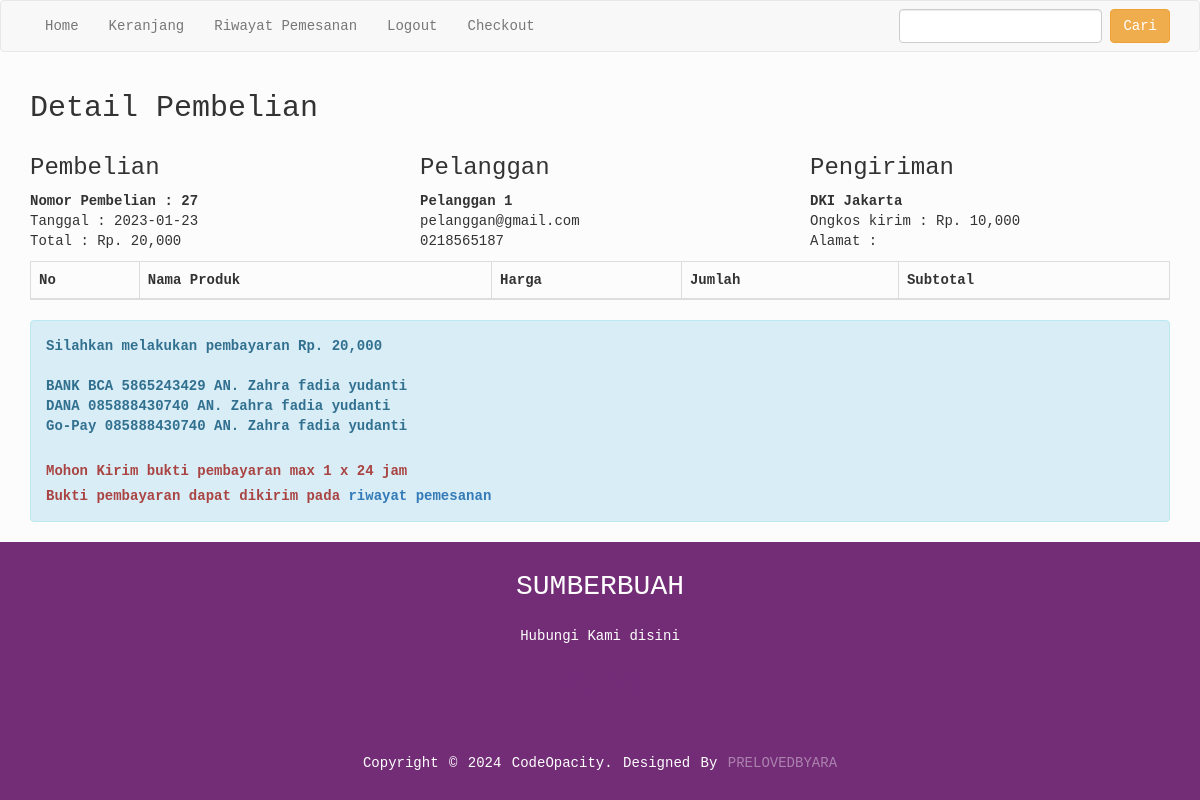
Page /nota.php?id=27 (signed in) on the committed database.
### tables this page shows
CREATE TABLE `pemesanan` (
  `id_pembelian` int(11) NOT NULL,
  `id_pelanggan` int(11) NOT NULL,
  `id_ongkir` int(11) NOT NULL,
  `tanggal_pemesanan` date NOT NULL,
  `total_pemesanan` int(11) NOT NULL,
  `nama_kota` varchar(15) NOT NULL,
  `tarif` int(11) NOT NULL,
  `alamat_pengiriman` text NOT NULL,
  `status_pemesanan` varchar(50) NOT NULL DEFAULT 'pending'
);

CREATE TABLE `pelanggan` (
  `id_pelanggan` int(11) NOT NULL,
  `email_pelanggan` varchar(50) NOT NULL,
  `password_pelanggan` varchar(15) NOT NULL,
  `nama_pelanggan` varchar(50) NOT NULL,
  `telepon_pelanggan` varchar(15) NOT NULL,
  `alamat_pelanggan` text NOT NULL
);

### nota.php (the view, shortened to what this page needs)
<?php
include 'koneksi.php';
?>
<!DOCTYPE html>
<html>
<head>
	<link rel="stylesheet" href="admin/assets/css/bootstrap.css">
</head>
<body style="font-family: monospace;">
<?php include 'menu.php'; ?>
<section class="konten">
	<div class="container">
		<h2>Detail Pembelian</h2>
<?php
$ambil = $koneksi->query("SELECT * FROM pemesanan JOIN pelanggan ON pemesanan.id_pelanggan=pelanggan.id_pelanggan WHERE pemesanan.id_pembelian='$_GET[id]'");
$detail = $ambil->fetch_assoc();
?>
<div class="row">
	<div class="col-md-4">
		<h3>Pembelian</h3>
		<strong>Nomor Pembelian : <?php echo $detail['id_pembelian'] ?></strong> <br>
		Tanggal : <?php echo $detail['tanggal_pemesanan']; ?> <br>
		Total : Rp. <?php echo number_format($detail['total_pemesanan']) ?>
	</div>
	<div class="col-md-4">
		<h3>Pelanggan</h3>
		<strong><?php echo $detail['nama_pelanggan']; ?></strong> <br>
		<p>
			<?php echo $detail['email_pelanggan']; ?> <br>
			<?php echo $detail['telepon_pelanggan']; ?>
		</p>
	</div>
	<div class="col-md-4">
		<h3>Pengiriman</h3>
		<strong><?php echo $detail['nama_kota'] ?></strong> <br>
		Ongkos kirim : Rp. <?php echo number_format($detail['tarif']); ?> <br>
		Alamat : <?php echo $detail['alamat_pengiriman'] ?>
	</div>
</div>
<table class="table table-bordered">
	<thead>
		<tr>
			<th>No</th>
			<th>Nama Produk</th>
			<th>Harga</th>
			<th>Jumlah</th>
			<th>Subtotal</th>
		</tr>
	</thead>
</table>
<div class="row">
	<div class="col-md-12">
		<div class="alert alert-info">
			<p>
				<strong>Silahkan melakukan pembayaran Rp. <?php echo number_format($detail['total_pemesanan']); ?></strong> <br> <br>
				<strong> BANK BCA 5865243429 AN. Zahra fadia yudanti</strong> <br>
				<strong> DANA 085888430740 AN. Zahra fadia yudanti</strong> <br>
				<strong> Go-Pay 085888430740 AN. Zahra fadia yudanti</strong> <br> <br>
			</p>
			<p class="text-danger"> <strong>Mohon Kirim bukti pembayaran max 1 x 24 jam</strong></p>
			<p class="text-danger"> <strong>Bukti pembayaran dapat dikirim pada <a href="riwayat.php">riwayat pemesanan</a> </strong> </p>
		</div>
	</div>
</div>
	</div>
</section>
<?php include 'footer.php'; ?>
</body>
</html>

### stylefooter.css (style rules this page uses)
* { margin: 0; padding: 0; box-sizing: border-box; }
body { background: #fcfcfc; }

### rows in the picture
pemesanan: id_pembelian "27", tanggal_pemesanan "2023-01-23", total_pemesanan "20,000", id_pelanggan.nama_pelanggan "Pelanggan 1", id_pelanggan.email_pelanggan "pelanggan@gmail.com", id_pelanggan.telepon_pelanggan "0218565187", nama_kota "DKI Jakarta", tarif "10,000"
